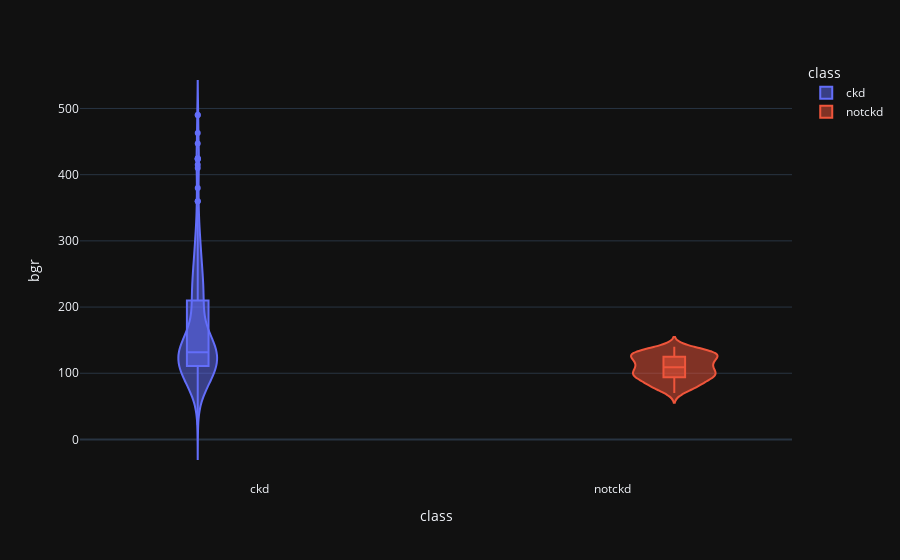

The notebook cell this image was saved under:
### Code cell
fig = px.violin(ckd_copy, y='bgr', x="class", color="class", box=True, template = 'plotly_dark')
fig.show()

### Figure 1 — Plotly figure (JSON) as saved in the notebook; plotly's stock layout.template omitted (floating-point values rounded to 4 significant figures; data arrays with more than 128 entries replaced by an {"elided": "..."} marker saying what was removed)
{"data": [{"alignmentgroup": "True", "box": {"visible": true}, "hoverlabel": {"namelength": 0}, "hovertemplate": "class=%{x}<br>bgr=%{y}", "legendgroup": "ckd", "marker": {"color": "#636efa"}, "name": "ckd", "offsetgroup": "ckd", "orientation": "v", "scalegroup": "True", "showlegend": true, "type": "violin", "x": {"elided": "250 str values"}, "x0": " ", "xaxis": "x", "y": {"elided": "250 float values"}, "y0": " ", "yaxis": "y"}, {"alignmentgroup": "True", "box": {"visible": true}, "hoverlabel": {"namelength": 0}, "hovertemplate": "class=%{x}<br>bgr=%{y}", "legendgroup": "notckd", "marker": {"color": "#EF553B"}, "name": "notckd", "offsetgroup": "notckd", "orientation": "v", "scalegroup": "True", "showlegend": true, "type": "violin", "x": {"elided": "150 str values"}, "x0": " ", "xaxis": "x", "y": {"elided": "150 float values"}, "y0": " ", "yaxis": "y"}], "layout": {"legend": {"title": {"text": "class"}, "tracegroupgap": 0}, "margin": {"t": 60}, "violinmode": "group", "xaxis": {"anchor": "y", "categoryarray": ["ckd", "notckd"], "categoryorder": "array", "domain": [0, 1], "title": {"text": "class"}}, "yaxis": {"anchor": "x", "domain": [0, 1], "title": {"text": "bgr"}}}}
